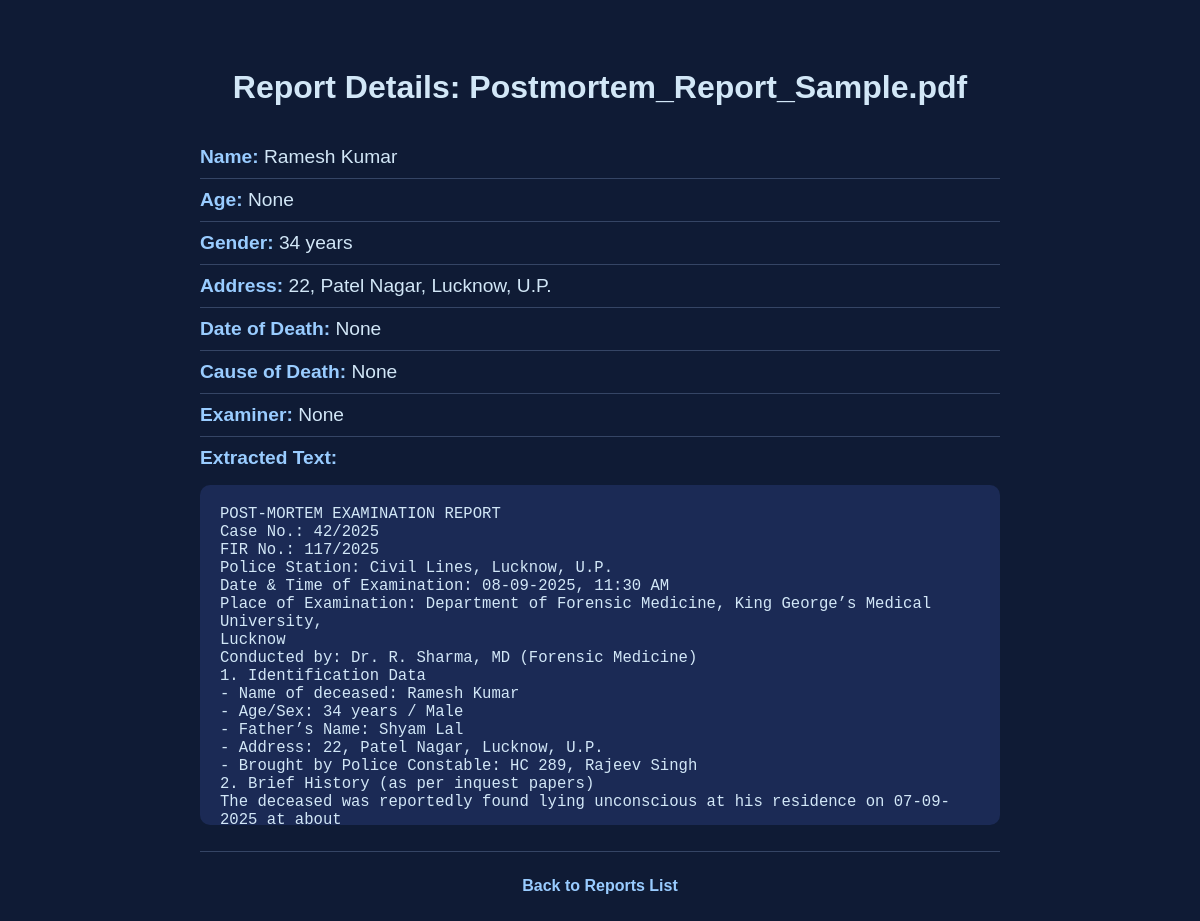
Page /reports/2 on the committed database.
### tables this page shows
CREATE TABLE reports (
            id INTEGER PRIMARY KEY AUTOINCREMENT,
            filename TEXT NOT NULL,
            extracted_text TEXT,
            name TEXT,
            age TEXT,
            gender TEXT,
            address TEXT,
            date_of_death TEXT,
            cause_of_death TEXT,
            examiner TEXT
        );

### app/main.py (the view)
@app.route('/reports/<int:report_id>')
def report_detail(report_id):
    report = models.get_report_by_id(report_id)
    if not report:
        flash("Report not found")
        return redirect(url_for('list_reports'))
    keys = ['id', 'filename', 'extracted_text', 'Name', 'Age', 'Gender', 'Address', 'Date of Death', 'Cause of Death', 'Examiner']
    report_data = dict(zip(keys, report))
    return render_template('report_detail.html', report=report_data)

### app/models.py (called while the page is built)
def get_report_by_id(report_id):
    conn = sqlite3.connect(DB_PATH)
    cursor = conn.cursor()
    cursor.execute('SELECT * FROM reports WHERE id = ?', (report_id,))
    row = cursor.fetchone()
    conn.close()
    return row

### app/templates/report_detail.html (shortened to what this page needs)
<!doctype html>
<html lang="en">
<head>
</head>
<body>
  <h1>Report Details: {{ report.filename }}</h1>
  <ul>
    <li><strong>Name:</strong> {{ report.Name }}</li>
    <li><strong>Age:</strong> {{ report.Age }}</li>
    <li><strong>Gender:</strong> {{ report.Gender }}</li>
    <li><strong>Address:</strong> {{ report.Address }}</li>
    <li><strong>Date of Death:</strong> {{ report['Date of Death'] }}</li>
    <li><strong>Cause of Death:</strong> {{ report['Cause of Death'] }}</li>
    <li><strong>Examiner:</strong> {{ report.Examiner }}</li>
    <li><strong>Extracted Text:</strong> <pre>{{ report.extracted_text }}</pre></li>
  </ul>
  <a href="{{ url_for('list_reports') }}" class="back-link">Back to Reports List</a>
</body>
</html>

### app/templates/report_detail.html (style rules this page uses)
body { font-family: Arial, sans-serif; background: #0f1b35; color:#d2e7f7; padding: 40px; }
h1 { font-weight: 900; text-align: center; margin-bottom: 30px; }
ul { max-width: 800px; margin: auto; padding: 0; list-style-type: none; }
li { padding: 10px 0; font-size: 1.2em; border-bottom: 1px solid #354565; }
strong { color: #99ccff; }
pre { background: #1b2a55; padding: 20px; border-radius: 10px; white-space: pre-wrap; max-height: 300px; overflow-y: auto; }
.back-link { display: block; max-width: 800px; margin: 25px auto; text-align: center; font-weight: bold; color: #99ccff; text-decoration: none; }

### rows in the picture
reports: filename "Postmortem_Report_Sample.pdf", Name "Ramesh Kumar", Gender "34 years", Address "22, Patel Nagar, Lucknow, U.P.", extracted_text "POST-MORTEM EXAMINATION REPORT Case No.: 42/2025 FIR No.: 117/2025 Police Station: Civil Lines, Lucknow, U.P. Date & Time of Examination: 08-09-2025, 11:30 AM Place of Examination: Department of Forensic Medicine, King George’s Medical University, Lucknow Conducted by: Dr. R. Sharma, MD (Forensic Medicine) 1. Identification Data - Name of deceased: Ramesh Kumar - Age/Sex: 34 years / Male - Father’s Name: Shyam Lal - Address: 22, Patel Nagar, Lucknow, U.P. - Brought by Police Constable: HC 289, Rajeev Singh 2. Brief History (as per inquest papers) The deceased was reportedly found lying unconscious at his residence on 07-09-2025 at about…"

### other values in the picture
{{ report.Age }} "None"
{{ report['Date of Death'] }} "None"
{{ report['Cause of Death'] }} "None"
{{ report.Examiner }} "None"
